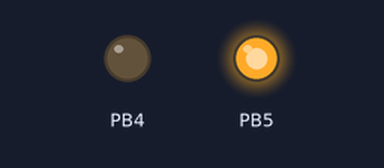
The program below on a simulated ATmega328P, built with avr-gcc and emulated at 16 MHz. Parts: output pins drawn as LEDs (lit = HIGH).

Above: at 1.0 s.
At 5.0 s:
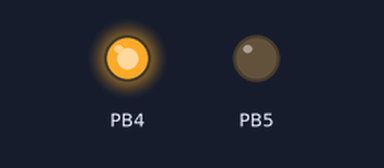
At 7.0 s:
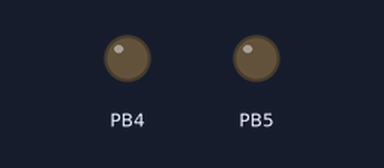
Timing chart, 0 to 10.4 s (numbered marks = the images above):
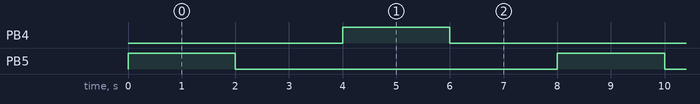

Measured:
- by itself, PB4, PB5: alternates HIGH for 2.0 s and LOW for 6.0 s
- by itself, everything shown: repeats every 8.0 s, in 4 steps

The program:

main.c
```c
#define F_CPU 16000000UL
#include <avr/io.h>
#include <util/delay.h>
#define DELAY_TIME 2000


void delayFun(int value){
	_delay_ms(DELAY_TIME*1);
}

void stop(){
PORTB &= ~(1<<PORTB4);
PORTB &= ~(1<<PORTB5);
delayFun(2000);
}

void clockwise(){
 PORTB |= (1 << PORTB5);
 PORTB &= ~(1<<PORTB4);
 delayFun(2000);
}

void counterClockwise(){
PORTB |= (1 << PORTB4);
PORTB &= ~(1<<PORTB5);
delayFun(2000);
}


int main(void)
{

	DDRB |= (1 << DDB5) | (1 << DDB4);

    while (1)
    {
        clockwise();
		stop();
		counterClockwise();
		stop();
    }

}
```
